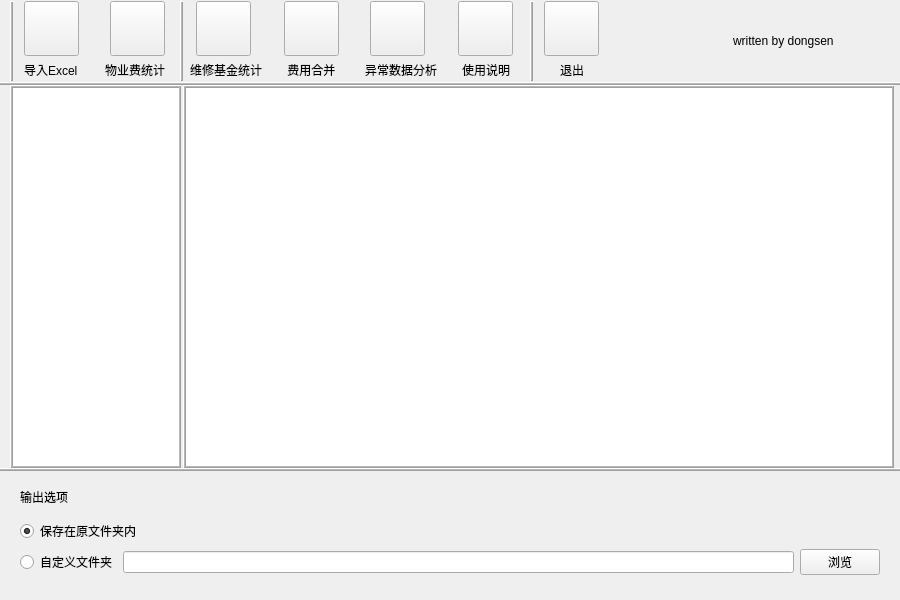
<?xml version="1.0" encoding="UTF-8"?>
<ui version="4.0">
 <class>sys_interface</class>
 <widget class="QWidget" name="sys_interface">
  <property name="geometry">
   <rect>
    <x>0</x>
    <y>0</y>
    <width>900</width>
    <height>600</height>
   </rect>
  </property>
  <property name="minimumSize">
   <size>
    <width>900</width>
    <height>600</height>
   </size>
  </property>
  <property name="maximumSize">
   <size>
    <width>900</width>
    <height>600</height>
   </size>
  </property>
  <property name="windowTitle">
   <string>Form</string>
  </property>
  <layout class="QVBoxLayout" name="verticalLayout" stretch="80,380,126">
   <property name="spacing">
    <number>0</number>
   </property>
   <property name="leftMargin">
    <number>0</number>
   </property>
   <property name="topMargin">
    <number>0</number>
   </property>
   <property name="rightMargin">
    <number>0</number>
   </property>
   <property name="bottomMargin">
    <number>0</number>
   </property>
   <item>
    <widget class="QWidget" name="widget" native="true">
     <property name="styleSheet">
      <string notr="true"/>
     </property>
     <widget class="QPushButton" name="pushButton_import">
      <property name="geometry">
       <rect>
        <x>24</x>
        <y>1</y>
        <width>55</width>
        <height>55</height>
       </rect>
      </property>
      <property name="minimumSize">
       <size>
        <width>55</width>
        <height>55</height>
       </size>
      </property>
      <property name="maximumSize">
       <size>
        <width>55</width>
        <height>55</height>
       </size>
      </property>
      <property name="styleSheet">
       <string notr="true">border-image: url(:/charging_main/images/import_excel.png);</string>
      </property>
      <property name="text">
       <string/>
      </property>
      <property name="iconSize">
       <size>
        <width>16</width>
        <height>16</height>
       </size>
      </property>
     </widget>
     <widget class="QPushButton" name="pushButton_ppt_cal">
      <property name="geometry">
       <rect>
        <x>110</x>
        <y>1</y>
        <width>55</width>
        <height>55</height>
       </rect>
      </property>
      <property name="minimumSize">
       <size>
        <width>55</width>
        <height>55</height>
       </size>
      </property>
      <property name="maximumSize">
       <size>
        <width>55</width>
        <height>55</height>
       </size>
      </property>
      <property name="styleSheet">
       <string notr="true">border-image: url(:/charging_main/images/property_fee.png);</string>
      </property>
      <property name="text">
       <string/>
      </property>
     </widget>
     <widget class="QPushButton" name="pushButton_pmf_cal">
      <property name="geometry">
       <rect>
        <x>196</x>
        <y>1</y>
        <width>55</width>
        <height>55</height>
       </rect>
      </property>
      <property name="minimumSize">
       <size>
        <width>55</width>
        <height>55</height>
       </size>
      </property>
      <property name="maximumSize">
       <size>
        <width>55</width>
        <height>55</height>
       </size>
      </property>
      <property name="styleSheet">
       <string notr="true">border-image: url(:/charging_main/images/pmf.png);</string>
      </property>
      <property name="text">
       <string/>
      </property>
     </widget>
     <widget class="QPushButton" name="pushButton_fee_merge">
      <property name="geometry">
       <rect>
        <x>284</x>
        <y>1</y>
        <width>55</width>
        <height>55</height>
       </rect>
      </property>
      <property name="minimumSize">
       <size>
        <width>55</width>
        <height>55</height>
       </size>
      </property>
      <property name="maximumSize">
       <size>
        <width>55</width>
        <height>55</height>
       </size>
      </property>
      <property name="styleSheet">
       <string notr="true">border-image: url(:/charging_main/images/cost_merge.png);</string>
      </property>
      <property name="text">
       <string/>
      </property>
     </widget>
     <widget class="QPushButton" name="pushButton_Abnormal_analysis">
      <property name="geometry">
       <rect>
        <x>370</x>
        <y>1</y>
        <width>55</width>
        <height>55</height>
       </rect>
      </property>
      <property name="minimumSize">
       <size>
        <width>55</width>
        <height>55</height>
       </size>
      </property>
      <property name="maximumSize">
       <size>
        <width>55</width>
        <height>55</height>
       </size>
      </property>
      <property name="styleSheet">
       <string notr="true">border-image: url(:/charging_main/images/extend1.png);</string>
      </property>
      <property name="text">
       <string/>
      </property>
     </widget>
     <widget class="QPushButton" name="pushButton_extend">
      <property name="geometry">
       <rect>
        <x>458</x>
        <y>1</y>
        <width>55</width>
        <height>55</height>
       </rect>
      </property>
      <property name="minimumSize">
       <size>
        <width>55</width>
        <height>55</height>
       </size>
      </property>
      <property name="maximumSize">
       <size>
        <width>55</width>
        <height>55</height>
       </size>
      </property>
      <property name="styleSheet">
       <string notr="true">border-image: url(:/charging_main/images/extend2.png);</string>
      </property>
      <property name="text">
       <string/>
      </property>
     </widget>
     <widget class="QPushButton" name="pushButton_exit">
      <property name="geometry">
       <rect>
        <x>544</x>
        <y>1</y>
        <width>55</width>
        <height>55</height>
       </rect>
      </property>
      <property name="minimumSize">
       <size>
        <width>55</width>
        <height>55</height>
       </size>
      </property>
      <property name="maximumSize">
       <size>
        <width>55</width>
        <height>55</height>
       </size>
      </property>
      <property name="styleSheet">
       <string notr="true">border-image: url(:/charging_main/images/exit.png);</string>
      </property>
      <property name="text">
       <string/>
      </property>
     </widget>
     <widget class="QLabel" name="label_2">
      <property name="geometry">
       <rect>
        <x>24</x>
        <y>62</y>
        <width>70</width>
        <height>16</height>
       </rect>
      </property>
      <property name="minimumSize">
       <size>
        <width>70</width>
        <height>0</height>
       </size>
      </property>
      <property name="text">
       <string>导入Excel</string>
      </property>
     </widget>
     <widget class="QLabel" name="label_3">
      <property name="geometry">
       <rect>
        <x>105</x>
        <y>62</y>
        <width>70</width>
        <height>16</height>
       </rect>
      </property>
      <property name="minimumSize">
       <size>
        <width>70</width>
        <height>0</height>
       </size>
      </property>
      <property name="text">
       <string>物业费统计</string>
      </property>
     </widget>
     <widget class="QLabel" name="label_4">
      <property name="geometry">
       <rect>
        <x>190</x>
        <y>62</y>
        <width>72</width>
        <height>16</height>
       </rect>
      </property>
      <property name="minimumSize">
       <size>
        <width>70</width>
        <height>0</height>
       </size>
      </property>
      <property name="text">
       <string>维修基金统计</string>
      </property>
     </widget>
     <widget class="QLabel" name="label_5">
      <property name="geometry">
       <rect>
        <x>284</x>
        <y>62</y>
        <width>70</width>
        <height>16</height>
       </rect>
      </property>
      <property name="minimumSize">
       <size>
        <width>70</width>
        <height>0</height>
       </size>
      </property>
      <property name="text">
       <string> 费用合并</string>
      </property>
     </widget>
     <widget class="QLabel" name="label_6">
      <property name="geometry">
       <rect>
        <x>365</x>
        <y>62</y>
        <width>72</width>
        <height>16</height>
       </rect>
      </property>
      <property name="minimumSize">
       <size>
        <width>70</width>
        <height>0</height>
       </size>
      </property>
      <property name="text">
       <string>异常数据分析</string>
      </property>
     </widget>
     <widget class="QLabel" name="label_7">
      <property name="geometry">
       <rect>
        <x>462</x>
        <y>62</y>
        <width>70</width>
        <height>16</height>
       </rect>
      </property>
      <property name="minimumSize">
       <size>
        <width>70</width>
        <height>0</height>
       </size>
      </property>
      <property name="text">
       <string>使用说明</string>
      </property>
     </widget>
     <widget class="QLabel" name="label_8">
      <property name="geometry">
       <rect>
        <x>560</x>
        <y>62</y>
        <width>70</width>
        <height>16</height>
       </rect>
      </property>
      <property name="minimumSize">
       <size>
        <width>70</width>
        <height>0</height>
       </size>
      </property>
      <property name="text">
       <string>退出</string>
      </property>
     </widget>
     <widget class="QLabel" name="label">
      <property name="geometry">
       <rect>
        <x>733</x>
        <y>30</y>
        <width>131</width>
        <height>21</height>
       </rect>
      </property>
      <property name="styleSheet">
       <string notr="true">font: 10pt &quot;楷体&quot;;</string>
      </property>
      <property name="text">
       <string>written by dongsen</string>
      </property>
     </widget>
     <widget class="Line" name="line">
      <property name="geometry">
       <rect>
        <x>10</x>
        <y>1</y>
        <width>3</width>
        <height>80</height>
       </rect>
      </property>
      <property name="frameShadow">
       <enum>QFrame::Raised</enum>
      </property>
      <property name="midLineWidth">
       <number>1</number>
      </property>
      <property name="orientation">
       <enum>Qt::Vertical</enum>
      </property>
     </widget>
     <widget class="Line" name="line_2">
      <property name="geometry">
       <rect>
        <x>180</x>
        <y>1</y>
        <width>3</width>
        <height>80</height>
       </rect>
      </property>
      <property name="frameShadow">
       <enum>QFrame::Raised</enum>
      </property>
      <property name="midLineWidth">
       <number>1</number>
      </property>
      <property name="orientation">
       <enum>Qt::Vertical</enum>
      </property>
     </widget>
     <widget class="Line" name="line_3">
      <property name="geometry">
       <rect>
        <x>530</x>
        <y>1</y>
        <width>3</width>
        <height>80</height>
       </rect>
      </property>
      <property name="frameShadow">
       <enum>QFrame::Raised</enum>
      </property>
      <property name="midLineWidth">
       <number>1</number>
      </property>
      <property name="orientation">
       <enum>Qt::Vertical</enum>
      </property>
     </widget>
    </widget>
   </item>
   <item>
    <widget class="QWidget" name="widget_2" native="true">
     <property name="styleSheet">
      <string notr="true"/>
     </property>
     <widget class="Line" name="line_4">
      <property name="geometry">
       <rect>
        <x>-1</x>
        <y>0</y>
        <width>902</width>
        <height>3</height>
       </rect>
      </property>
      <property name="frameShadow">
       <enum>QFrame::Raised</enum>
      </property>
      <property name="midLineWidth">
       <number>1</number>
      </property>
      <property name="orientation">
       <enum>Qt::Horizontal</enum>
      </property>
     </widget>
     <widget class="Line" name="line_5">
      <property name="geometry">
       <rect>
        <x>-1</x>
        <y>386</y>
        <width>902</width>
        <height>3</height>
       </rect>
      </property>
      <property name="frameShadow">
       <enum>QFrame::Raised</enum>
      </property>
      <property name="midLineWidth">
       <number>1</number>
      </property>
      <property name="orientation">
       <enum>Qt::Horizontal</enum>
      </property>
     </widget>
     <widget class="QTextEdit" name="textEdit_data">
      <property name="geometry">
       <rect>
        <x>183</x>
        <y>3</y>
        <width>711</width>
        <height>383</height>
       </rect>
      </property>
      <property name="frameShape">
       <enum>QFrame::Box</enum>
      </property>
      <property name="frameShadow">
       <enum>QFrame::Raised</enum>
      </property>
      <property name="midLineWidth">
       <number>1</number>
      </property>
     </widget>
     <widget class="QListView" name="data_list">
      <property name="geometry">
       <rect>
        <x>10</x>
        <y>3</y>
        <width>171</width>
        <height>383</height>
       </rect>
      </property>
      <property name="frameShape">
       <enum>QFrame::Box</enum>
      </property>
      <property name="frameShadow">
       <enum>QFrame::Raised</enum>
      </property>
      <property name="midLineWidth">
       <number>1</number>
      </property>
     </widget>
    </widget>
   </item>
   <item>
    <widget class="QWidget" name="widget_3" native="true">
     <property name="styleSheet">
      <string notr="true"/>
     </property>
     <layout class="QGridLayout" name="gridLayout">
      <property name="leftMargin">
       <number>20</number>
      </property>
      <property name="rightMargin">
       <number>20</number>
      </property>
      <property name="bottomMargin">
       <number>25</number>
      </property>
      <item row="0" column="0">
       <widget class="QLabel" name="label_9">
        <property name="styleSheet">
         <string notr="true">font: 9pt &quot;幼圆&quot;;
font: 75 9pt &quot;Agency FB&quot;;</string>
        </property>
        <property name="text">
         <string>输出选项</string>
        </property>
       </widget>
      </item>
      <item row="1" column="0" colspan="2">
       <widget class="QRadioButton" name="radioButton_save_orig">
        <property name="styleSheet">
         <string notr="true"/>
        </property>
        <property name="text">
         <string>保存在原文件夹内</string>
        </property>
        <property name="checked">
         <bool>true</bool>
        </property>
       </widget>
      </item>
      <item row="2" column="0">
       <widget class="QRadioButton" name="radioButton_save_custom">
        <property name="text">
         <string>自定义文件夹</string>
        </property>
       </widget>
      </item>
      <item row="2" column="1">
       <widget class="QLineEdit" name="lineEdit">
        <property name="readOnly">
         <bool>true</bool>
        </property>
       </widget>
      </item>
      <item row="2" column="2">
       <widget class="QPushButton" name="pushButton_browse">
        <property name="text">
         <string>浏览</string>
        </property>
       </widget>
      </item>
     </layout>
    </widget>
   </item>
  </layout>
 </widget>
 <resources>
  <include location="../images.qrc"/>
 </resources>
 <connections>
  <connection>
   <sender>pushButton_import</sender>
   <signal>clicked()</signal>
   <receiver>sys_interface</receiver>
   <slot>btn_import_clicked()</slot>
   <hints>
    <hint type="sourcelabel">
     <x>55</x>
     <y>32</y>
    </hint>
    <hint type="destinationlabel">
     <x>94</x>
     <y>-7</y>
    </hint>
   </hints>
  </connection>
  <connection>
   <sender>pushButton_ppt_cal</sender>
   <signal>clicked()</signal>
   <receiver>sys_interface</receiver>
   <slot>btn_ppt_cal_clicked()</slot>
   <hints>
    <hint type="sourcelabel">
     <x>136</x>
     <y>26</y>
    </hint>
    <hint type="destinationlabel">
     <x>174</x>
     <y>-15</y>
    </hint>
   </hints>
  </connection>
  <connection>
   <sender>pushButton_pmf_cal</sender>
   <signal>clicked()</signal>
   <receiver>sys_interface</receiver>
   <slot>btn_pmf_cal_clicked()</slot>
   <hints>
    <hint type="sourcelabel">
     <x>224</x>
     <y>29</y>
    </hint>
    <hint type="destinationlabel">
     <x>269</x>
     <y>-2</y>
    </hint>
   </hints>
  </connection>
  <connection>
   <sender>pushButton_fee_merge</sender>
   <signal>clicked()</signal>
   <receiver>sys_interface</receiver>
   <slot>btn_fee_merge_clicked()</slot>
   <hints>
    <hint type="sourcelabel">
     <x>319</x>
     <y>38</y>
    </hint>
    <hint type="destinationlabel">
     <x>355</x>
     <y>-13</y>
    </hint>
   </hints>
  </connection>
  <connection>
   <sender>pushButton_exit</sender>
   <signal>clicked()</signal>
   <receiver>sys_interface</receiver>
   <slot>btn_exit_clicked()</slot>
   <hints>
    <hint type="sourcelabel">
     <x>576</x>
     <y>40</y>
    </hint>
    <hint type="destinationlabel">
     <x>614</x>
     <y>-7</y>
    </hint>
   </hints>
  </connection>
  <connection>
   <sender>pushButton_browse</sender>
   <signal>clicked()</signal>
   <receiver>sys_interface</receiver>
   <slot>btn_browse()</slot>
   <hints>
    <hint type="sourcelabel">
     <x>843</x>
     <y>557</y>
    </hint>
    <hint type="destinationlabel">
     <x>906</x>
     <y>499</y>
    </hint>
   </hints>
  </connection>
  <connection>
   <sender>data_list</sender>
   <signal>clicked(QModelIndex)</signal>
   <receiver>sys_interface</receiver>
   <slot>data_list_clicked()</slot>
   <hints>
    <hint type="sourcelabel">
     <x>90</x>
     <y>272</y>
    </hint>
    <hint type="destinationlabel">
     <x>335</x>
     <y>-8</y>
    </hint>
   </hints>
  </connection>
  <connection>
   <sender>pushButton_extend</sender>
   <signal>clicked()</signal>
   <receiver>sys_interface</receiver>
   <slot>directions_for_use()</slot>
   <hints>
    <hint type="sourcelabel">
     <x>482</x>
     <y>32</y>
    </hint>
    <hint type="destinationlabel">
     <x>520</x>
     <y>-2</y>
    </hint>
   </hints>
  </connection>
  <connection>
   <sender>pushButton_Abnormal_analysis</sender>
   <signal>clicked()</signal>
   <receiver>sys_interface</receiver>
   <slot>abnormity_analysis()</slot>
   <hints>
    <hint type="sourcelabel">
     <x>390</x>
     <y>26</y>
    </hint>
    <hint type="destinationlabel">
     <x>388</x>
     <y>-1</y>
    </hint>
   </hints>
  </connection>
 </connections>
 <slots>
  <slot>btn_import_clicked()</slot>
  <slot>btn_ppt_cal_clicked()</slot>
  <slot>btn_pmf_cal_clicked()</slot>
  <slot>btn_fee_merge_clicked()</slot>
  <slot>btn_exit_clicked()</slot>
  <slot>btn_browse()</slot>
  <slot>data_list_clicked()</slot>
  <slot>directions_for_use()</slot>
  <slot>abnormity_analysis()</slot>
 </slots>
</ui>
